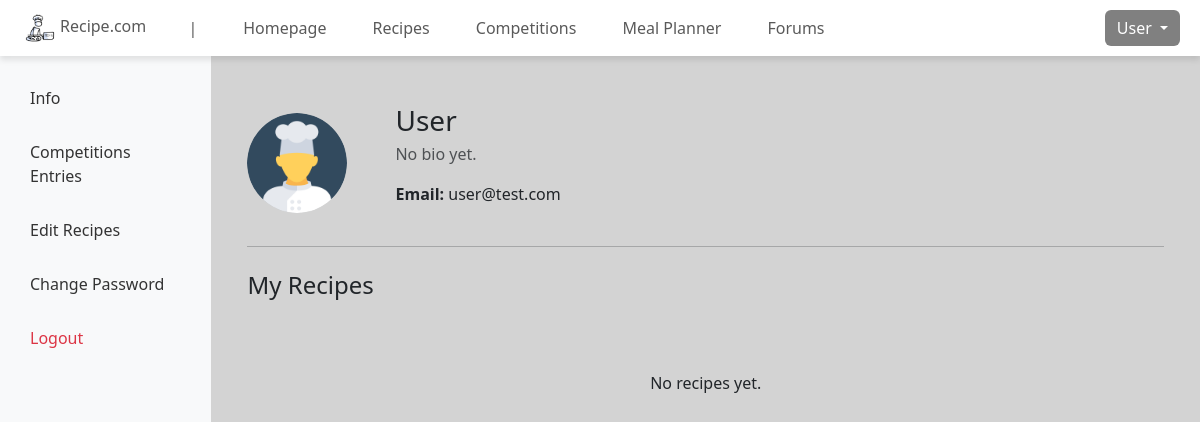
Screenshot of /view/profile (signed in) with the database file from the repository.
### tables this page shows
CREATE TABLE `user` (
  `user_id` int(10) NOT NULL,
  `username` varchar(20) NOT NULL,
  `email` varchar(30) NOT NULL,
  `password` varchar(255) NOT NULL,
  `roles` varchar(10) NOT NULL,
  `bio` text DEFAULT NULL,
  `created_time` datetime NOT NULL
);

### controller/user_controller.php (called while the page is built, shortened)
<?php
require_once '../model/user_model.php';
class UserController {
    private $userModel;
    public function __construct($db) {
        $this->userModel = new User($db);
    }
    public function getUserInfo($id) {
        return $this->userModel->getUserInfo($id);
    }
}
?>

### model/user_model.php (called while the page is built, shortened)
<?php
class User {
    private $conn;
    public function __construct($db) {
        $this->conn = $db;
    }
    public function getUserInfo($id) {
        $sql = "SELECT * FROM user WHERE user_id = ?";
        $stmt = $this->conn->prepare($sql);
        $stmt->bind_param("i", $id);
        $stmt->execute();
        $result = $stmt->get_result();
        return $result->fetch_assoc();
    }
}
?>

### view/profile.php (the view, shortened to what this page needs)
<?php
require '../config/db_connection.php';
require '../controller/user_controller.php';
$userController = new UserController($conn);
$recipeController = new RecipeController($conn);
$user = $userController->getUserInfo($_SESSION['user_id']);
$recipes = $recipeController->getUserRecipes($_SESSION['user_id']);
?>
<!DOCTYPE html>
<html lang="en">
<head>
    <link rel="stylesheet" href="../assets/css/header.css">
    <link rel="stylesheet" href="../assets/css/styles.css">
    <link href="https://cdn.jsdelivr.net/npm/bootstrap@5.3.0/dist/css/bootstrap.min.css" rel="stylesheet">
</head>
<body>
    <?php include '../includes/header.php'; ?>
    <div class="d-flex">
        <div class="sidebar">
            <a href="#" onclick="showSection('info')" id="infoBtn">Info</a>
            <a href="#" onclick="showSection('compEntries')" id="compBtn">Competitions Entries</a>
            <a href="#" onclick="showSection('editRecipes')" id="recipesBtn">Edit Recipes</a>
            <a href="#" onclick="showSection('changePassword')" id="passwordBtn">Change Password</a>
            <a href="logout.php" class="text-danger">Logout</a>
        </div>
        <div class="p-4 w-100">
            <div id="info" class="content-section">
                <div class="container mt-4">
                    <div class="d-flex align-items-center mb-4">
                        <img src="../assets/images/profile.png" class="rounded-circle me-5" width="100" height="100" alt="Profile Picture">
                        <div>
                            <h3 class="mb-1"><?php echo htmlspecialchars($user['username']); ?></h3>
                            <p class="text-muted"><?php echo htmlspecialchars($user['bio'] ?: "No bio yet."); ?></p>
                            <p><strong>Email:</strong> <?php echo htmlspecialchars($user['email']); ?></p>
                        </div>
                    </div>
                    <hr>
                    <h4 class="mb-3 py-2">My Recipes</h4>
                    <div class="row">
                        <?php if (empty($recipes)) : ?>
                            <div class="text-center mt-5">
                                <p>No recipes yet.</p>
                            </div>
                        <?php endif; ?>
                    </div>
                </div>
            </div>
        </div>
    </div>
</body>
</html>

### assets/css/styles.css (style rules this page uses)
body { background-color: #d3d3d3 !important; }

### view/profile.php (style rules this page uses)
.sidebar { width: 250px; min-height: 100vh; background: #f8f9fa; padding: 20px; }
.sidebar a { display: block; padding: 10px; text-decoration: none; color: #333; margin-bottom: 10px; }
.content-section { display: none; }

### rows the page displays
user: username "User", bio "No bio yet.", email "user@test.com"

### other values shown
$_SESSION['username'] "User"
